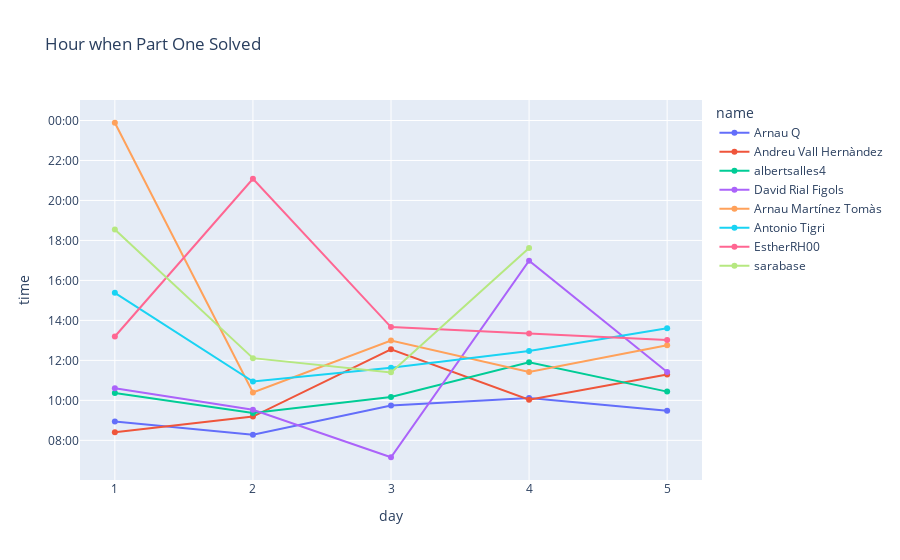

The cell this chart's notebook holds for it:
### Code cell
from datetime import datetime
import plotly.offline as po
import plotly.express as px

n_days = int(df.columns[-2].split('.')[0])
too_far = datetime.strptime(f'2/12/{year} 06', '%d/%m/%Y %H')

times_data = []
for _, row in df.iterrows():
    for day in range(1, n_days+1):
        date = row[f'{day}.1']
        if not pd.isnull(date):
            time = date-pd.Timedelta(day-1, unit='d')
            if time < too_far:
                times_data.append({'name': row['name'], 'day': day, 'time': time})

times = pd.DataFrame(times_data)

fig = px.line(times, x='day', y='time', line_group='name', color='name', markers=True, title='Hour when Part One Solved')
fig.update_yaxes(tickformat='%H:%M')
fig.update_xaxes(dtick=1)

po.iplot(fig)

### Figure 1 — Plotly figure (JSON) as saved in the notebook; plotly's stock layout.template omitted (floating-point values rounded to 4 significant figures)
{"data": [{"hovertemplate": "name=Arnau Q<br>day=%{x}<br>time=%{y}<extra></extra>", "legendgroup": "Arnau Q", "line": {"color": "#636efa", "dash": "solid"}, "marker": {"symbol": "circle"}, "mode": "markers+lines", "name": "Arnau Q", "orientation": "h", "showlegend": true, "type": "scatter", "x": [1, 2, 3, 4, 5], "xaxis": "x", "y": ["2021-12-01T08:56:48", "2021-12-01T08:17:02", "2021-12-01T09:44:49", "2021-12-01T10:07:12", "2021-12-01T09:28:56"], "yaxis": "y"}, {"hovertemplate": "name=Andreu Vall Hernàndez<br>day=%{x}<br>time=%{y}<extra></extra>", "legendgroup": "Andreu Vall Hernàndez", "line": {"color": "#EF553B", "dash": "solid"}, "marker": {"symbol": "circle"}, "mode": "markers+lines", "name": "Andreu Vall Hernàndez", "orientation": "h", "showlegend": true, "type": "scatter", "x": [1, 2, 3, 4, 5], "xaxis": "x", "y": ["2021-12-01T08:24:30", "2021-12-01T09:11:17", "2021-12-01T12:33:15", "2021-12-01T10:01:43", "2021-12-01T11:17:50"], "yaxis": "y"}, {"hovertemplate": "name=albertsalles4<br>day=%{x}<br>time=%{y}<extra></extra>", "legendgroup": "albertsalles4", "line": {"color": "#00cc96", "dash": "solid"}, "marker": {"symbol": "circle"}, "mode": "markers+lines", "name": "albertsalles4", "orientation": "h", "showlegend": true, "type": "scatter", "x": [1, 2, 3, 4, 5], "xaxis": "x", "y": ["2021-12-01T10:22:07", "2021-12-01T09:21:50", "2021-12-01T10:10:11", "2021-12-01T11:54:16", "2021-12-01T10:26:11"], "yaxis": "y"}, {"hovertemplate": "name=David Rial Figols<br>day=%{x}<br>time=%{y}<extra></extra>", "legendgroup": "David Rial Figols", "line": {"color": "#ab63fa", "dash": "solid"}, "marker": {"symbol": "circle"}, "mode": "markers+lines", "name": "David Rial Figols", "orientation": "h", "showlegend": true, "type": "scatter", "x": [1, 2, 3, 4, 5], "xaxis": "x", "y": ["2021-12-01T10:36:31", "2021-12-01T09:31:31", "2021-12-01T07:09:12", "2021-12-01T16:58:57", "2021-12-01T11:25:20"], "yaxis": "y"}, {"hovertemplate": "name=Arnau Martínez Tomàs<br>day=%{x}<br>time=%{y}<extra></extra>", "legendgroup": "Arnau Martínez Tomàs", "line": {"color": "#FFA15A", "dash": "solid"}, "marker": {"symbol": "circle"}, "mode": "markers+lines", "name": "Arnau Martínez Tomàs", "orientation": "h", "showlegend": true, "type": "scatter", "x": [1, 2, 3, 4, 5], "xaxis": "x", "y": ["2021-12-01T23:53:14", "2021-12-01T10:23:49", "2021-12-01T12:59:36", "2021-12-01T11:25:20", "2021-12-01T12:45:06"], "yaxis": "y"}, {"hovertemplate": "name=Antonio Tigri<br>day=%{x}<br>time=%{y}<extra></extra>", "legendgroup": "Antonio Tigri", "line": {"color": "#19d3f3", "dash": "solid"}, "marker": {"symbol": "circle"}, "mode": "markers+lines", "name": "Antonio Tigri", "orientation": "h", "showlegend": true, "type": "scatter", "x": [1, 2, 3, 4, 5], "xaxis": "x", "y": ["2021-12-01T15:22:36", "2021-12-01T10:56:21", "2021-12-01T11:37:32", "2021-12-01T12:27:54", "2021-12-01T13:36:21"], "yaxis": "y"}, {"hovertemplate": "name=EstherRH00<br>day=%{x}<br>time=%{y}<extra></extra>", "legendgroup": "EstherRH00", "line": {"color": "#FF6692", "dash": "solid"}, "marker": {"symbol": "circle"}, "mode": "markers+lines", "name": "EstherRH00", "orientation": "h", "showlegend": true, "type": "scatter", "x": [1, 2, 3, 4, 5], "xaxis": "x", "y": ["2021-12-01T13:11:40", "2021-12-01T21:05:03", "2021-12-01T13:39:55", "2021-12-01T13:20:28", "2021-12-01T13:01:04"], "yaxis": "y"}, {"hovertemplate": "name=sarabase<br>day=%{x}<br>time=%{y}<extra></extra>", "legendgroup": "sarabase", "line": {"color": "#B6E880", "dash": "solid"}, "marker": {"symbol": "circle"}, "mode": "markers+lines", "name": "sarabase", "orientation": "h", "showlegend": true, "type": "scatter", "x": [1, 2, 3, 4], "xaxis": "x", "y": ["2021-12-01T18:32:58", "2021-12-01T12:06:40", "2021-12-01T11:23:58", "2021-12-01T17:37:14"], "yaxis": "y"}], "layout": {"legend": {"title": {"text": "name"}, "tracegroupgap": 0}, "title": {"text": "Hour when Part One Solved"}, "xaxis": {"anchor": "y", "domain": [0, 1], "dtick": 1, "title": {"text": "day"}}, "yaxis": {"anchor": "x", "domain": [0, 1], "tickformat": "%H:%M", "title": {"text": "time"}}}}
